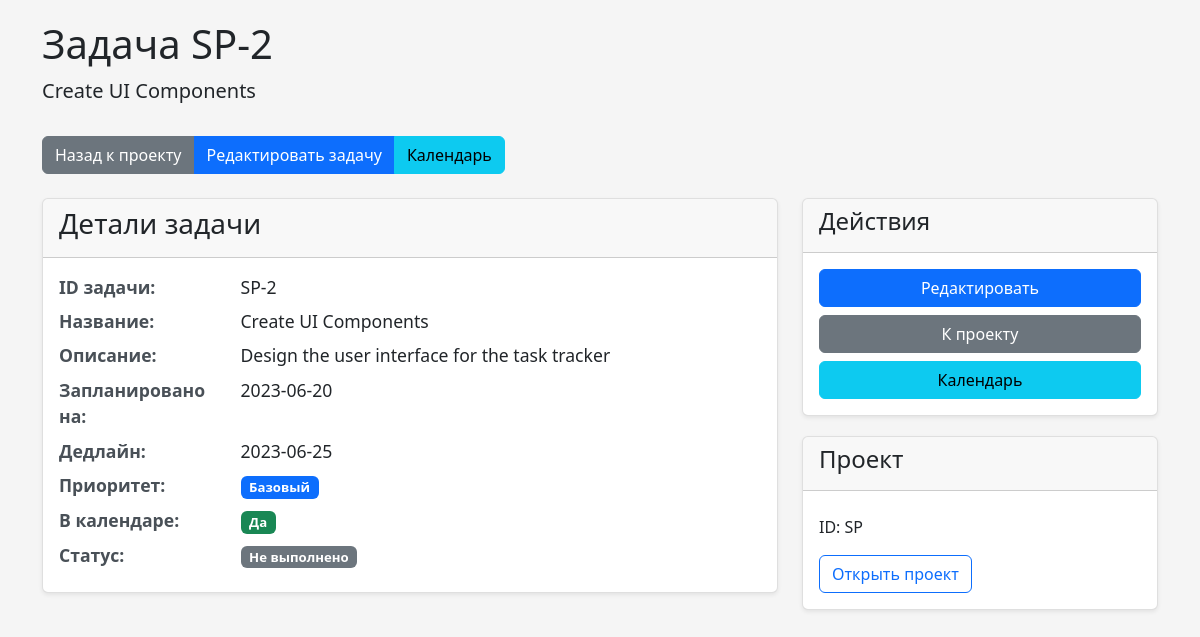
The app's page /task/2 with its own data.
### tables this page shows
CREATE TABLE tasks (
            id INTEGER PRIMARY KEY AUTOINCREMENT,
            project_id INTEGER,
            title TEXT NOT NULL,
            description TEXT,
            planned_date DATE,
            planned_start_time TIME,
            deadline DATE,
            priority TEXT DEFAULT 'Базовый',
            show_in_calendar BOOLEAN DEFAULT 0,
            completed BOOLEAN DEFAULT 0,
            completion_date DATE,
            color TEXT DEFAULT '#1098ad',
            kanban_enabled BOOLEAN DEFAULT 0,
            kanban_status TEXT DEFAULT 'Новая',
            FOREIGN KEY (project_id) REFERENCES projects (id)
        );

CREATE TABLE projects (
            id INTEGER PRIMARY KEY AUTOINCREMENT,
            name TEXT NOT NULL,
            identifier TEXT UNIQUE NOT NULL
        );

### backend/app.py (the view)
@app.route('/task/<int:task_id>')
def task_detail(task_id):
    conn = get_db_connection()
    task = conn.execute('''
        SELECT t.*, p.identifier as project_identifier
        FROM tasks t
        JOIN projects p ON t.project_id = p.id
        WHERE t.id = ?
    ''', (task_id,)).fetchone()
    task_id_display = f"{task['project_identifier']}-{task['id']}"
    conn.close()
    return render_template('task_detail.html', task=task, task_id_display=task_id_display)

### backend/app.py (called while the page is built)
def get_db_connection():
    conn = sqlite3.connect(DATABASE)
    conn.row_factory = sqlite3.Row
    return conn

### templates/task_detail.html (shortened to what this page needs)
<!DOCTYPE html>
<html lang="ru">
<head>
    <link href="https://cdn.jsdelivr.net/npm/bootstrap@5.3.0/dist/css/bootstrap.min.css" rel="stylesheet">
</head>
<body>
    <div class="container">
        <div class="header">
            <h1>Задача {{ task_id_display }}</h1>
            <p class="lead">{{ task.title }}</p>
        </div>
        <div class="btn-group mb-4" role="group">
            <a href="{{ url_for('project_detail', project_id=task.project_id) }}" class="btn btn-secondary">Назад к проекту</a>
            <a href="{{ url_for('edit_task', task_id=task.id) }}" class="btn btn-primary">Редактировать задачу</a>
            <a href="{{ url_for('calendar') }}" class="btn btn-info">Календарь</a>
        </div>
        <div class="row">
            <div class="col-md-8">
                <div class="card">
                    <div class="card-header">
                        <h3>Детали задачи</h3>
                    </div>
                    <div class="card-body task-details">
                        <div class="row mb-2">
                            <div class="col-sm-3"><span class="task-label">ID задачи:</span></div>
                            <div class="col-sm-9">{{ task_id_display }}</div>
                        </div>
                        <div class="row mb-2">
                            <div class="col-sm-3"><span class="task-label">Название:</span></div>
                            <div class="col-sm-9">{{ task.title }}</div>
                        </div>
                        <div class="row mb-2">
                            <div class="col-sm-3"><span class="task-label">Описание:</span></div>
                            <div class="col-sm-9">{{ task.description or '-' }}</div>
                        </div>
                        <div class="row mb-2">
                            <div class="col-sm-3"><span class="task-label">Запланировано на:</span></div>
                            <div class="col-sm-9">{{ task.planned_date or '-' }}</div>
                        </div>
                        <div class="row mb-2">
                            <div class="col-sm-3"><span class="task-label">Дедлайн:</span></div>
                            <div class="col-sm-9">{{ task.deadline or '-' }}</div>
                        </div>
                        <div class="row mb-2">
                            <div class="col-sm-3"><span class="task-label">Приоритет:</span></div>
                            <div class="col-sm-9">
                                <span class="badge
                                    {% if task.priority == 'Срочный' %}bg-danger
                                    {% elif task.priority == 'Важный' %}bg-warning text-dark
                                    {% elif task.priority == 'Базовый' %}bg-primary
                                    {% elif task.priority == 'Низкий' %}bg-secondary
                                    {% else %}bg-info{% endif %}">
                                    {{ task.priority }}
                                </span>
                            </div>
                        </div>
                        <div class="row mb-2">
                            <div class="col-sm-3"><span class="task-label">В календаре:</span></div>
                            <div class="col-sm-9">
                                {% if task.show_in_calendar %}
                                    <span class="badge bg-success">Да</span>
                                {% else %}
                                    <span class="badge bg-secondary">Нет</span>
                                {% endif %}
                            </div>
                        </div>
                        <div class="row mb-2">
                            <div class="col-sm-3"><span class="task-label">Статус:</span></div>
                            <div class="col-sm-9">
                                {% if task.completed %}
                                    <span class="badge bg-success">Выполнено</span>
                                    <span class="ms-2">({{ task.completion_date }})</span>
                                {% else %}
                                    <span class="badge bg-secondary">Не выполнено</span>
                                {% endif %}
                            </div>
                        </div>
                    </div>
                </div>
            </div>
            <div class="col-md-4">
                <div class="card">
                    <div class="card-header">
                        <h4>Действия</h4>
                    </div>
                    <div class="card-body">
                        <a href="{{ url_for('edit_task', task_id=task.id) }}" class="btn btn-primary w-100 mb-2">Редактировать</a>
                        <a href="{{ url_for('project_detail', project_id=task.project_id) }}" class="btn btn-secondary w-100 mb-2">К проекту</a>
                        <a href="{{ url_for('calendar') }}" class="btn btn-info w-100">Календарь</a>
                    </div>
                </div>
                <div class="card">
                    <div class="card-header">
                        <h4>Проект</h4>
                    </div>
                    <div class="card-body">
                        <p>ID: {{ task.project_identifier }}</p>
                        <a href="{{ url_for('project_detail', project_id=task.project_id) }}" class="btn btn-outline-primary">Открыть проект</a>
                    </div>
                </div>
            </div>
        </div>
    </div>
</body>
</html>

### templates/task_detail.html (style rules this page uses)
body { padding-top: 20px; padding-bottom: 40px; background-color: #f5f5f5; }
.header { margin-bottom: 30px; }
.card { margin-bottom: 20px; box-shadow: 0 0.125rem 0.25rem rgba(0, 0, 0, 0.075); border: 1px solid rgba(0, 0, 0, 0.125); }
.btn-group { margin-bottom: 20px; }
.task-details { font-size: 1.1em; }
.task-label { font-weight: bold; color: #495057; }

### records on screen
tasks: title "Create UI Components", description "Design the user interface for the task tracker", planned_date "2023-06-20", deadline "2023-06-25", priority "Базовый"
projects: project_identifier "SP"

### other values on screen
{{ task_id_display }} "SP-2"
